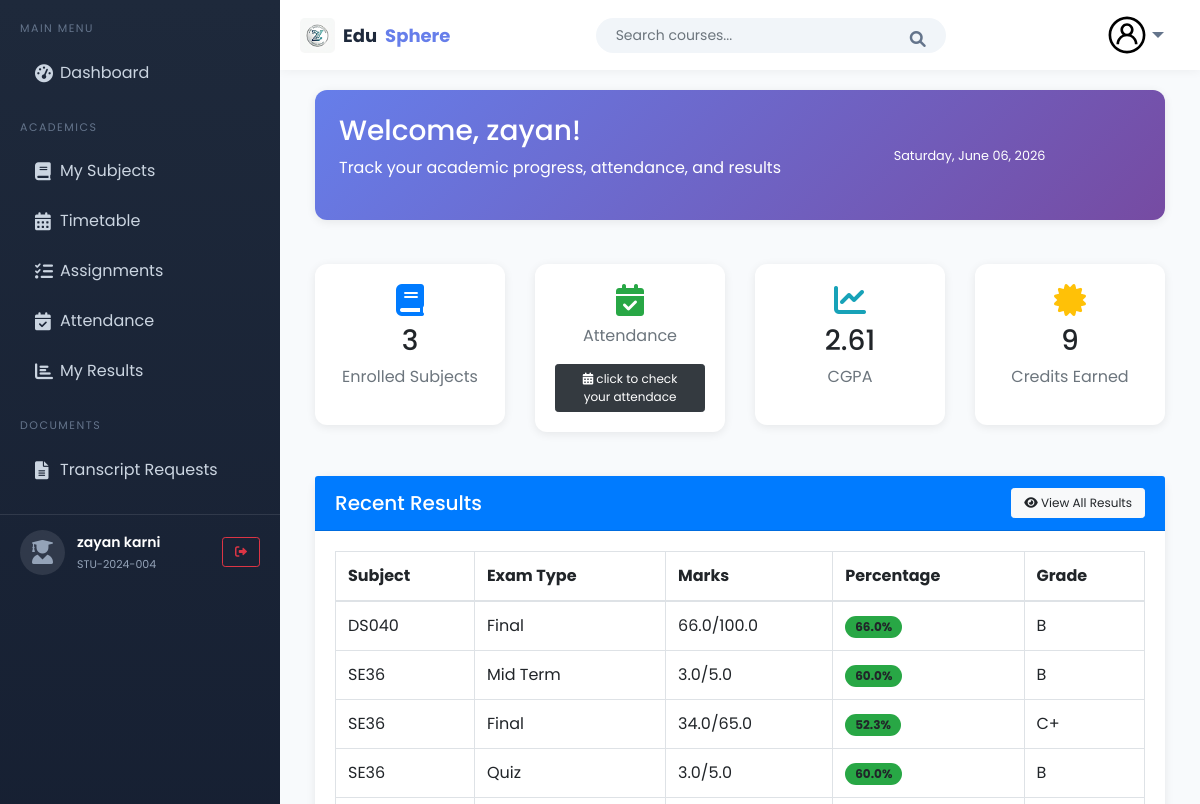
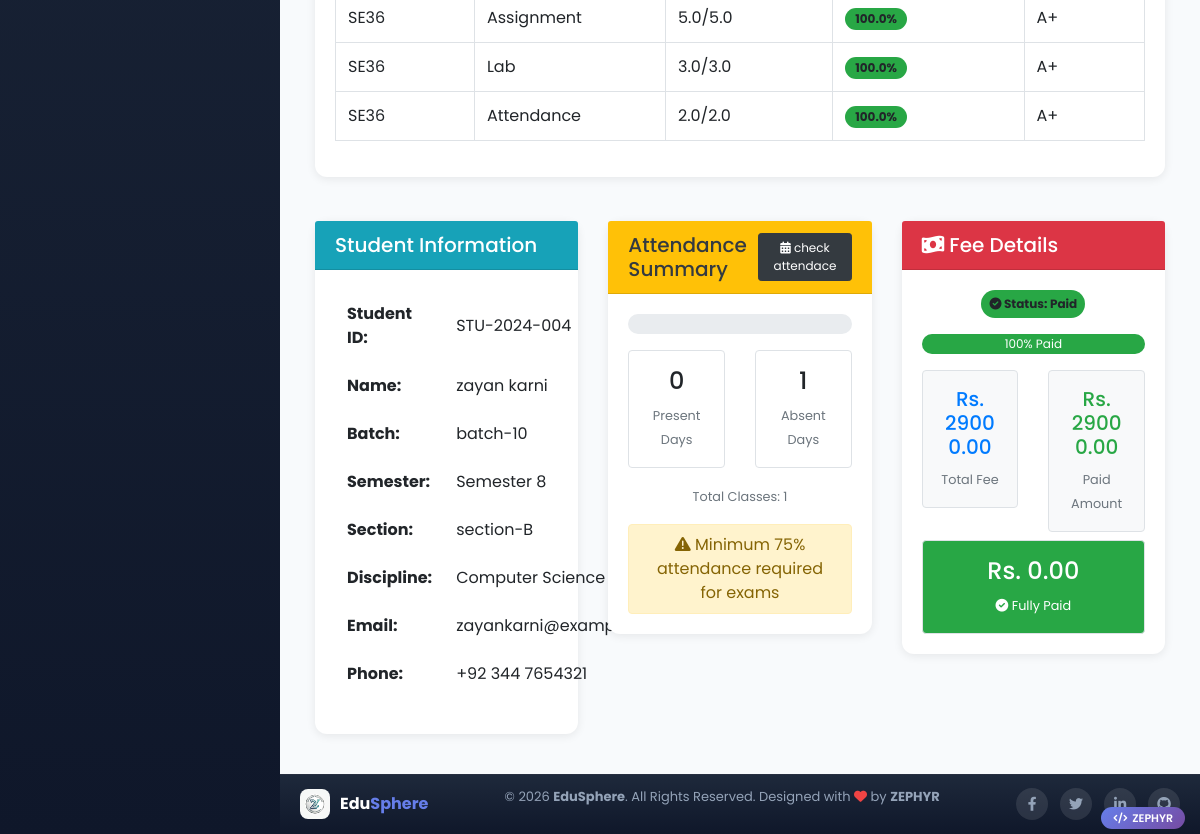
Before: /student-dashboard/ (signed in) with the older database file (2 pictures, top to bottom).
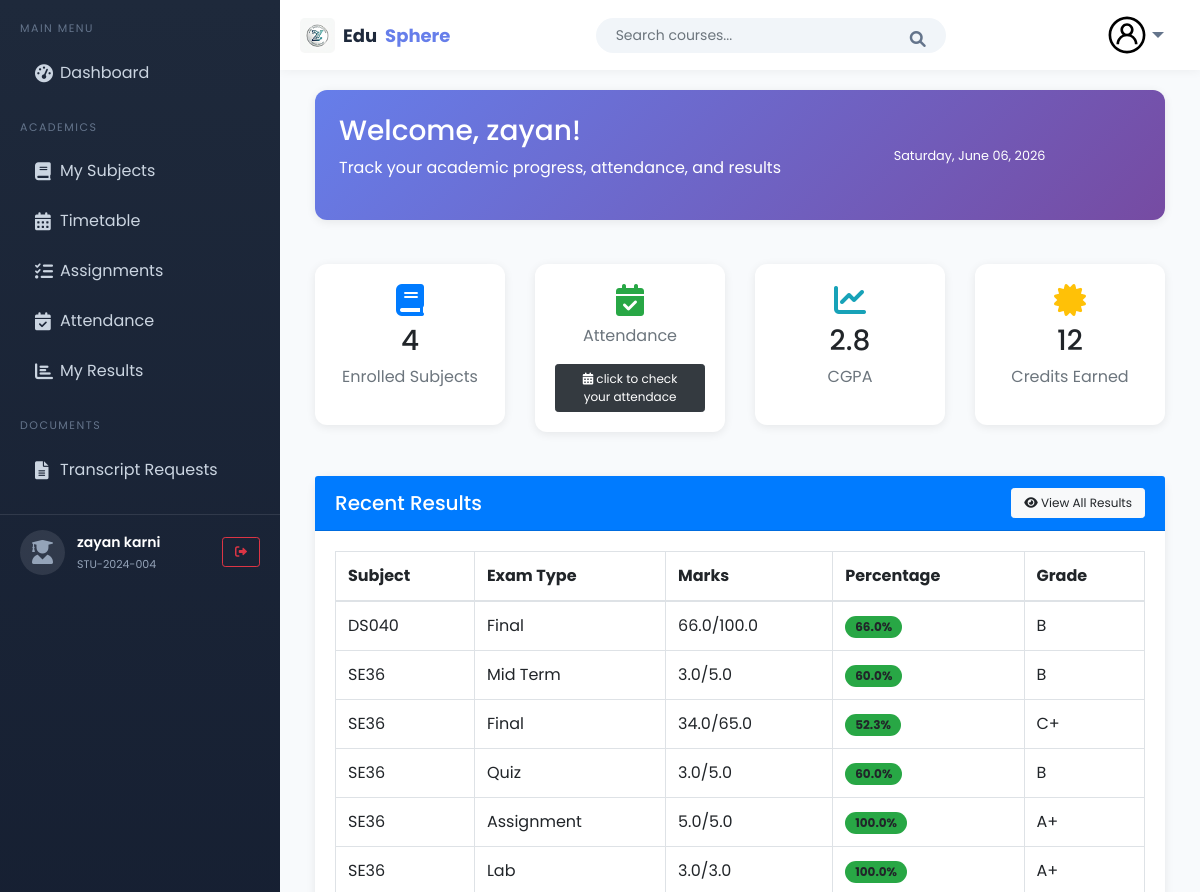
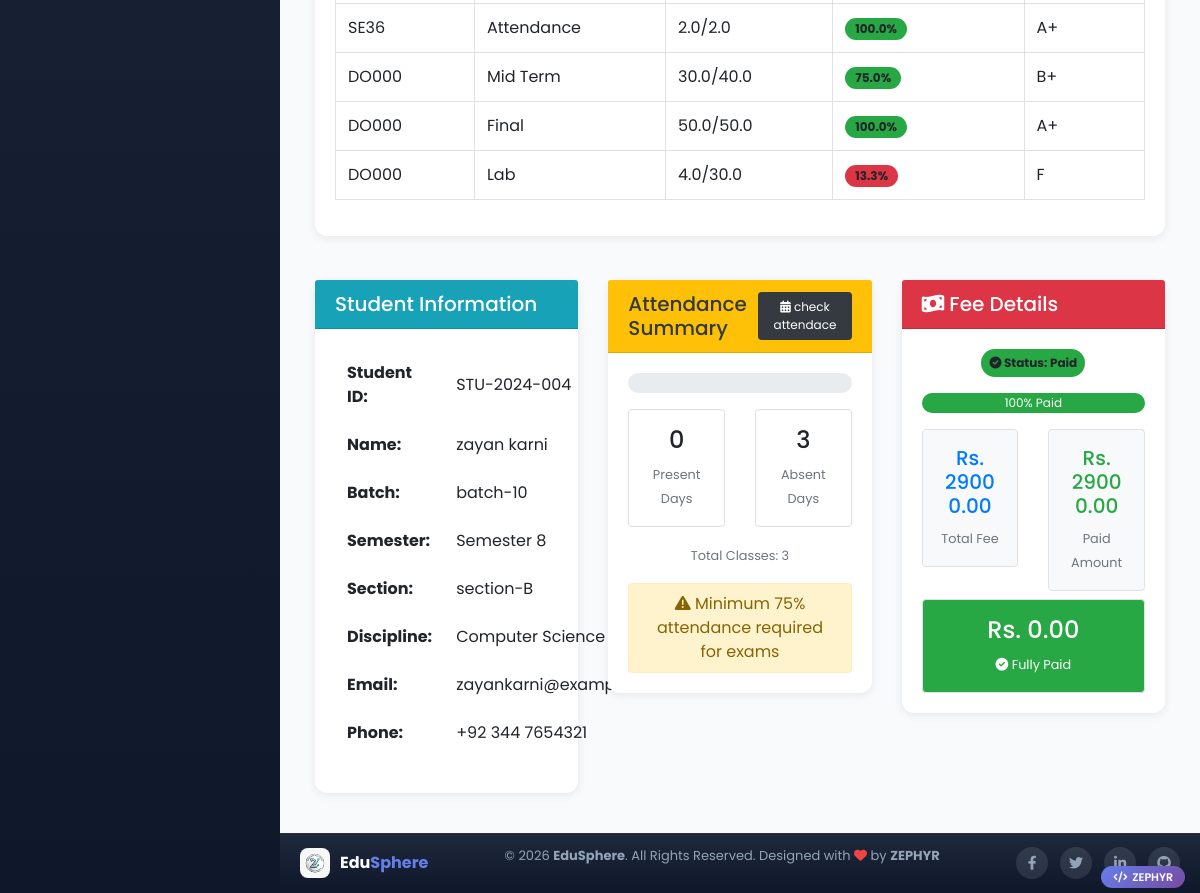
After: the same page with the newer database file (2 pictures, top to bottom).
### subject/models.py (models this page shows, shortened)
class Subject(models.Model):
    SUBJECT_TYPE_CHOICES = [
        ('core', 'Core'),
        ('elective', 'Elective'),
    ]
    name = models.CharField(
        max_length=100,
        verbose_name="Subject Name",
        help_text="Enter the full name of the subject"
    )
    code = models.CharField(
        max_length=20,
        unique=True,
        verbose_name="Subject Code",
        help_text="Short code for the subject (e.g., CS101)"
    )
    subject_type = models.CharField(
        max_length=10,
        choices=SUBJECT_TYPE_CHOICES,
        default='core',
        verbose_name="Subject Type"
    )
    prerequisites = models.ManyToManyField(
        'self',
        symmetrical=False,
        blank=True,
        verbose_name="Prerequisite Subjects",
        help_text="Select subjects that must be completed before taking this subject",
        related_name='is_prerequisite_for'
    )
    credit_hours = models.PositiveSmallIntegerField(
        default=3,
        validators=[
            MinValueValidator(1),
            MaxValueValidator(10)
        ],
        verbose_name="Credit Hours",
        help_text="Number of credit hours for this subject"
    )
    description = models.TextField(
        blank=True,
        null=True,
        verbose_name="Description",
        help_text="Optional description about the subject"
    )
    created_at = models.DateTimeField(auto_now_add=True)
    updated_at = models.DateTimeField(auto_now=True)
    is_active = models.BooleanField(default=True)
    class Meta:
        verbose_name = "Subject"
        verbose_name_plural = "Subjects"
        ordering = ['code']

### deptts/views.py (the view, shortened to what this page needs)
# urls.py: path('student-dashboard/', views.student_dashboard, name='student_dashboard'),
@login_required
def student_dashboard(request):
    try:
        from fee_system.models import UploadFee
        student = Student.objects.get(user=request.user)
        current_date = timezone.now()
        total_subjects = Subject.objects.filter(
            assigned_teachers__sections=student.section,
            assigned_teachers__batch=student.batch,
            assigned_teachers__is_active=True
        ).distinct().count()
        comp_result = ComprehensiveResult.objects.filter(
            student=student,
            semester=student.semester
        ).first()
        cgpa = float(comp_result.cgpa) if comp_result and comp_result.cgpa else 0.0
        credits_earned = total_subjects * 3
        from attendance.models import Attendance
        attendance_records = Attendance.objects.filter(student=student)
        total_classes = attendance_records.count()
        present_days = attendance_records.filter(status='Present').count()
        attendance_percentage = int((present_days / total_classes) * 100) if total_classes > 0 else 0
        recent_results = []
        exam_results = ExamResult.objects.filter(
            student=student,
            exam__is_published=True
        ).select_related('exam', 'exam__subject')[:10]
        for result in exam_results:
            marks = float(result.marks_obtained) if result.marks_obtained else 0
            total = float(result.exam.total_marks)
            percentage = (marks / total * 100) if total > 0 else 0
            recent_results.append({
                'subject_code': result.exam.subject.code,
                'exam_type': result.exam.get_exam_type_display(),
                'marks_obtained': marks,
                'total_marks': total,
                'percentage': round(percentage, 1),
                'grade': result.grade if result.grade else 'F',
            })
        fee_record = UploadFee.objects.filter(student=student).first()
        if fee_record:
            total_fee = float(fee_record.total_fee())
            paid_fee = float(fee_record.paid_amount)
            due_fee = float(fee_record.remaining_amount)
            fee_percentage = int((paid_fee / total_fee) * 100) if total_fee > 0 else 0
            fee_status = fee_record.get_status_display()
            fee_status_color = fee_record.get_status_color()
            due_date = fee_record.due_date
            is_overdue = fee_record.is_overdue
        context = {
            'student': student,
            'current_date': current_date,
            'total_subjects': total_subjects,
            'cgpa': round(cgpa, 2),
            'credits_earned': credits_earned,
            'attendance_percentage': attendance_percentage,
            'present_days': present_days,
            'absent_days': total_classes - present_days,
            'total_classes': total_classes,
            'recent_results': recent_results,
            'total_fee': total_fee,
            'paid_fee': paid_fee,
            'due_fee': due_fee,
            'fee_percentage': fee_percentage,
            'fee_status': fee_status,
            'fee_status_color': fee_status_color,
            'due_date': due_date,
            'is_overdue': is_overdue,
        }
        return render(request, 'students/index.html', context)
    except Student.DoesNotExist:
        messages.error(request, 'Student profile not found!')
        return redirect('index')
    except Exception as e:
        print(f"Error in student_dashboard: {str(e)}")
        messages.error(request, f'Error loading dashboard: {str(e)}')
        return redirect('index')

### exam_manag/models.py (called while the page is built)
    @property
    def percentage(self):
        if self.marks_obtained and self.exam.total_marks > 0:
            return (self.marks_obtained / self.exam.total_marks) * 100
        return Decimal('0.00')

    @property
    def grade(self):
        pct = float(self.percentage)
        if pct >= 90:
            return 'A+'
        elif pct >= 80:
            return 'A'
        elif pct >= 70:
            return 'B+'
        elif pct >= 60:
            return 'B'
        elif pct >= 50:
            return 'C+'
        elif pct >= 40:
            return 'C'
        elif pct >= 33:
            return 'D'
        else:
            return 'F'

### fee_system/models.py (called while the page is built)
    def total_fee(self):
        return self.amount + self.fine

    def get_status_display(self):
        if self.is_fully_paid:
            return "Paid"
        elif self.is_overdue:
            return "Overdue"
        elif self.due_date:
            return "Pending"
        return "Unknown"

    def get_status_color(self):
        if self.is_fully_paid:
            return "success"
        elif self.is_overdue:
            return "danger"
        elif self.due_date:
            return "warning"
        return "secondary"

### templates/students/index.html (shortened to what the changed rows need)
{% extends 'students/base.html' %}
{% load static %}
{% block body %}
<div class="page-wrapper">
    <div class="content container-fluid">
        <div class="row mt-4">
            <div class="col-md-3">
                <div class="card text-center">
                    <div class="card-body">
                        <i class="fas fa-book fa-2x text-primary mb-2"></i>
                        <h3>{{ total_subjects|default:0 }}</h3>
                        <p class="text-muted">Enrolled Subjects</p>
                    </div>
                </div>
            </div>
            <div class="col-md-3">
                <div class="card text-center">
                    <div class="card-body">
                        <i class="fas fa-chart-line fa-2x text-info mb-2"></i>
                        <h3>{{ cgpa|default:"0.0" }}</h3>
                        <p class="text-muted">CGPA</p>
                    </div>
                </div>
            </div>
            <div class="col-md-3">
                <div class="card text-center">
                    <div class="card-body">
                        <i class="fas fa-certificate fa-2x text-warning mb-2"></i>
                        <h3>{{ credits_earned|default:0 }}</h3>
                        <p class="text-muted">Credits Earned</p>
                    </div>
                </div>
            </div>
        </div>
        <div class="row mt-4">
            <div class="col-md-12">
                <div class="card">
                    <div class="card-body">
                        <div class="table-responsive">
                            <table class="table table-bordered">
                                <thead>
                                    <tr>
                                        <th>Subject</th>
                                        <th>Exam Type</th>
                                        <th>Marks</th>
                                        <th>Percentage</th>
                                        <th>Grade</th>
                                    </tr>
                                </thead>
                                    {% for result in recent_results %}
                                    <tr>
                                        <td>{{ result.subject_code }}</div>
                                        <td>{{ result.exam_type }}</div>
                                        <td>{{ result.marks_obtained }}/{{ result.total_marks }}</div>
                                        <td>
                                            <span class="badge {% if result.percentage >= 50 %}bg-success{% else %}bg-danger{% endif %}">
                                                {{ result.percentage }}%
                                            </span>
                                        </div>
                                        <td>{{ result.grade }}</div>
                                    </tr>
                                    {% empty %}
                                    <tr>
                                        <td colspan="5" class="text-center">No results available yet</div>
                                    </tr>
                                    {% endfor %}
        <div class="row mt-4">
            <div class="col-md-4">
                <div class="card">
                    <div class="card-body">
                        <div class="text-center">
                            <div class="row">
                                <div class="col-6">
                                    <div class="border rounded p-3">
                                        <h4>{{ absent_days|default:0 }}</h4>
                                        <small class="text-muted">Absent Days</small>
                                    </div>
                                </div>
                            </div>
                            <div class="mt-3">
                                <small class="text-muted">Total Classes: {{ total_classes|default:0 }}</small>
                            </div>
                        </div>
                    </div>
                </div>
            </div>
        </div>
{% endblock %}

Changed rows visible on the page:
added Subject: subject_code "DO000" "DO000" "DO000"
Other visible differences:
{{ total_subjects|default:0 }}: "3" → "4"
{{ cgpa|default:"0.0" }}: "2.61" → "2.8"
{{ credits_earned|default:0 }}: "9" → "12"
{{ absent_days|default:0 }}: "1" → "3"
{{ total_classes|default:0 }}: "1" → "3"
new list line: "Mid Term 30.0 / 40.0 75.0 % B+"
new list line: "Final 50.0 / 50.0 100.0 % A+"
new list line: "Lab 4.0 / 30.0 13.3 % F"
